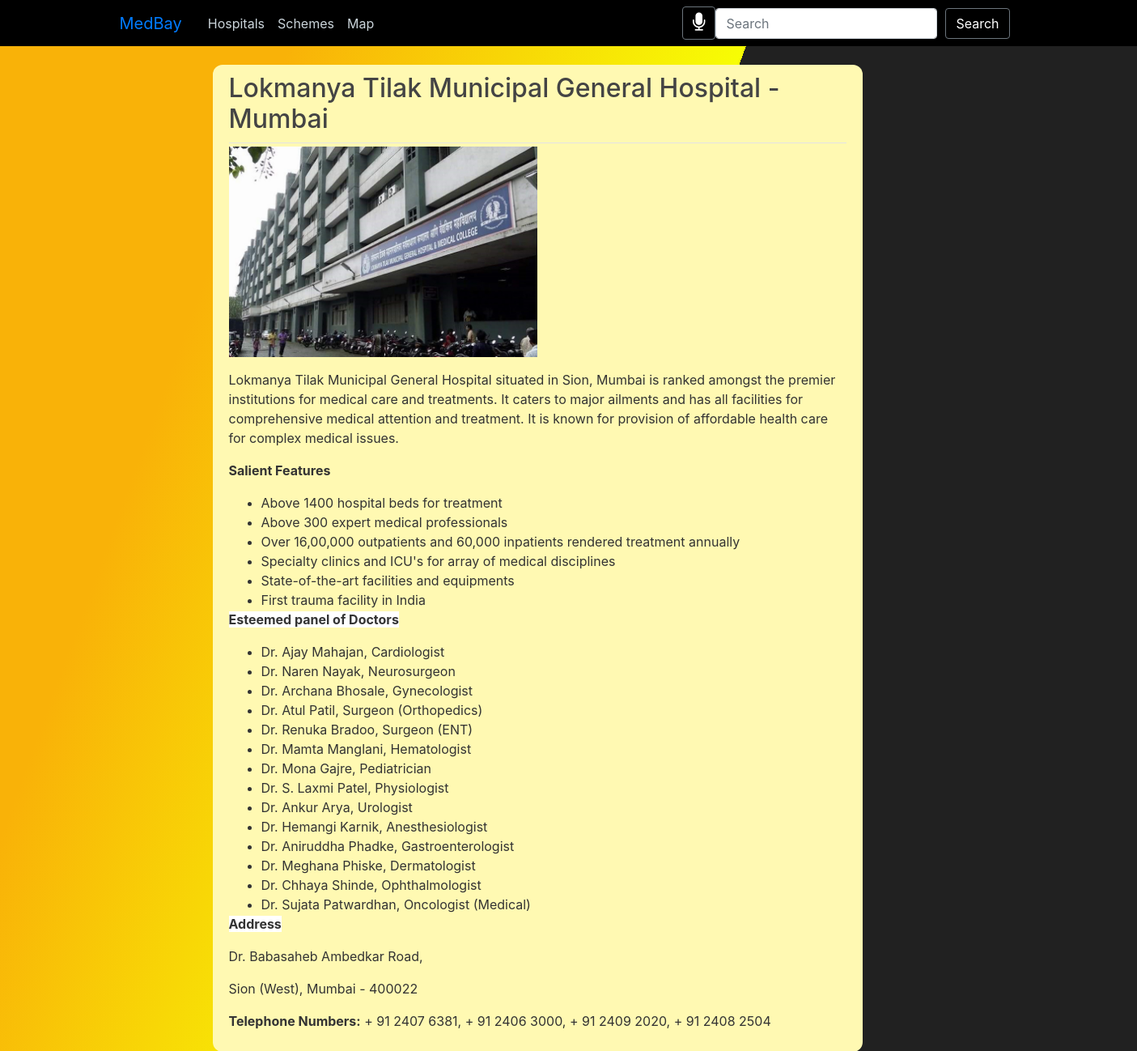
/post/5/, run on the app's committed database.
### main/models.py (models this page shows, shortened)
class Post(models.Model):
    title = models.CharField(max_length=100)
    image = models.ImageField(null=True,blank=True,upload_to='MedBay/media')
    content = RichTextField(blank=True,null=True)
    date_posted = models.DateTimeField(default=timezone.now)

### main/views.py (the view)
# urls.py: path("post/<int:pk>/", PostDetailView.as_view(), name="post-detail"),
class PostDetailView(DetailView):
    model = Post

### main/templates/main/post_detail.html
{%extends "main/base.html" %} {% block content%}
<article class="media content-section" style="background: #FFF9B2; border-radius: 12px;">
  <div class="media-body">
    <div class="article-metadata">
    <h2 class="article-title">{{ object.title }}</h2>
    </div>
    {% if object.image %}
      <img src="{{ object.image.url }}" height="50%" width="50%" >
    {% endif %}
      <p class="article-content">{{ object.content|safe }}</p>
</article>
{% endblock%}

### main/static/main/main.css (style rules this page uses)
body { background: linear-gradient(110deg,#F9B208 20%, #F7FD04 50%, #212121 30%); ; color: #333333; margin-top: 5rem; }
h1, h2, h3, h4, h5, h6 { color: #444444; }
ul { margin: 0; }
.content-section { background: #C7FFD8; padding: 10px 20px; border-radius: 3px; margin-bottom: 20px; }
.article-title { color: #444444; }
.article-content { white-space: pre-line; }
.article-metadata { padding-bottom: 1px; margin-bottom: 4px; border-bottom: 1px solid #e3e3e3; }

### main/templates/main/base.html (style rules this page uses)
body { position: static !important; top:0px !important; }

### data on the page
Post: title "Lokmanya Tilak Municipal General Hospital - Mumbai", image (picture), content "Lokmanya Tilak Municipal General Hospital situated in Sion, Mumbai is ranked amongst the premier institutions for medical care and treatments. It caters to major ailments and has all facilities for comprehensive medical attention and treatment. It is known for provision of affordable health care for complex medical issues. Salient Features Above 1400 hospital beds for treatment Above 300 expert medical professionals Over 16,00,000 outpatients and 60,000 inpatients rendered treatment annually Specialty clinics and ICU's for array of medical disciplines State-of-the-art facilities and equipments First trauma facility in India Esteemed panel of Doctors Dr. Ajay Mahajan, Cardiologist Dr. Naren…"
